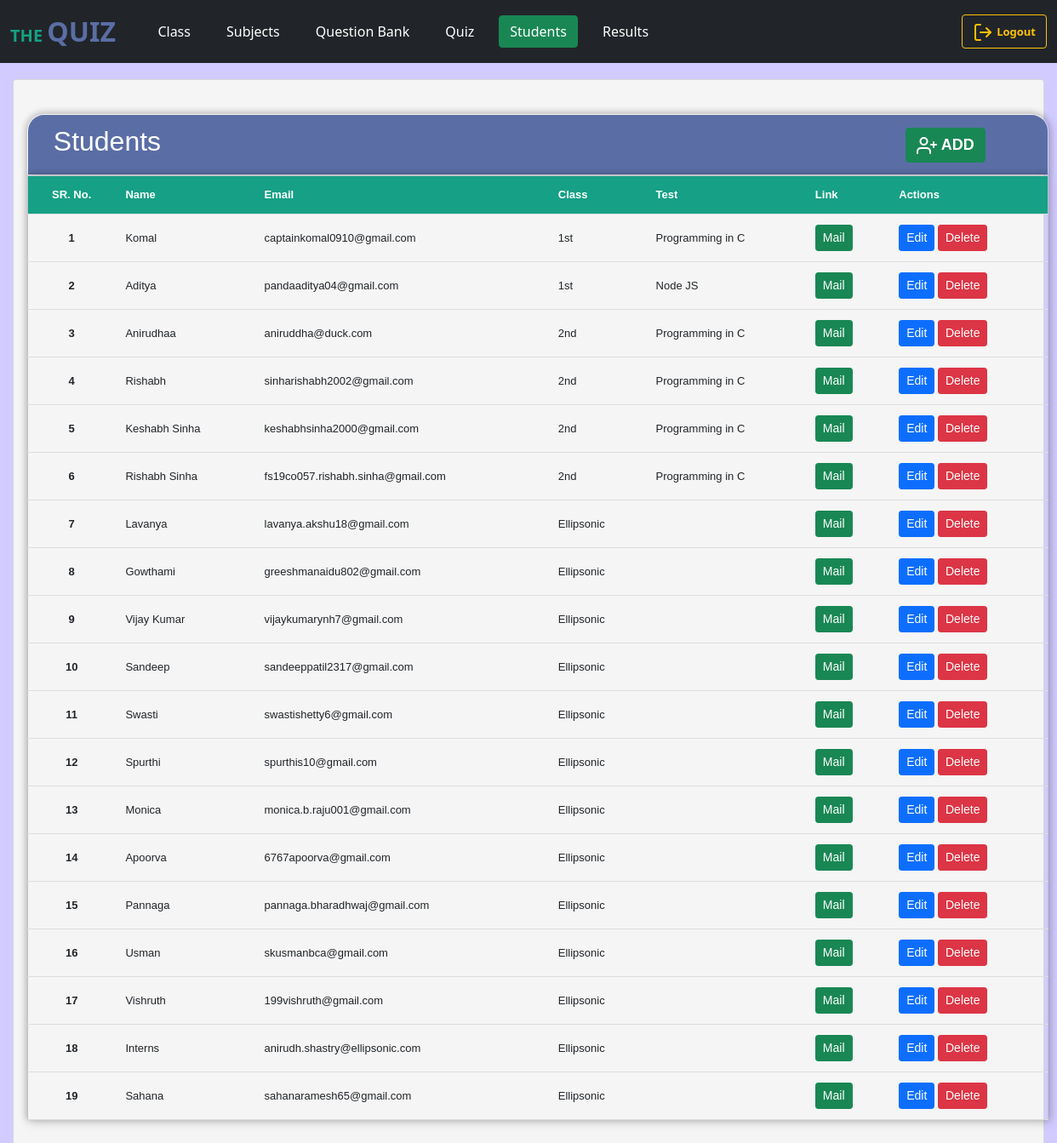
Screenshot of /admin/addstudent.php (signed in) with the database file from the repository.
### tables this page shows
CREATE TABLE `users` (
  `sno` int(11) NOT NULL,
  `username` varchar(20) NOT NULL,
  `email` varchar(50) NOT NULL,
  `password` varchar(50) NOT NULL,
  `test` varchar(20) NOT NULL,
  `quiz_subject_id` int(11) NOT NULL,
  `class_id` int(50) NOT NULL,
  `role` int(11) NOT NULL
);

CREATE TABLE `class` (
  `class_id` int(11) NOT NULL,
  `class_name` varchar(255) NOT NULL,
  `description` text NOT NULL
);

### admin/addstudent.php (the view, shortened to what this page needs)
<!doctype html>
<html lang="en">
<head>
    <link href="https://cdn.jsdelivr.net/npm/bootstrap@5.1.3/dist/css/bootstrap.min.css" rel="stylesheet"
>
</head>
<body>
    <nav class="navbar navbar-expand-lg navbar-dark bg-dark">
        <div class="container-fluid">
            <a class="navbar-brand" href="/Quiz/admin/addstudent.php"><b><font color="#16a085">THE </font><font size="6" color="#5A6EA5"> QUIZ </font></b></a> &nbsp &nbsp
            <div class="collapse navbar-collapse" id="navbarSupportedContent">
                <ul class="navbar-nav me-auto mb-2 mb-lg-0">
                <li class="nav-item">
                        <a class="nav-link active" aria-current="page" href="/Quiz/admin/add_class.php"><b><button
                                    type="button" class="btn btn-dark">Class</button></b></a>
                    </li>
                    <li class="nav-item">
                        <a class="nav-link" href="/Quiz/admin/addsubjects.php"><button type="button"
                                class="btn btn-dark">Subjects</button></a>
                    </li>
                    <li class="nav-item">
                        <a class="nav-link" href="/Quiz/admin/addquestions.php"><button type="button"
                                class="btn btn-dark">Question Bank</button></a>
                    </li>
                    <li class="nav-item">
                        <a class="nav-link" href="/Quiz/admin/addquiz.php"><button type="button"
                                class="btn btn-dark">Quiz</button></a>
                    </li>
                    <li class="nav-item">
                        <a class="nav-link active" aria-current="page" href="/Quiz/admin/addstudent.php"><b><button
                                    type="button" class="btn btn-success">Students</button></b></a>
                    </li>
                    <li class="nav-item">
                        <a class="nav-link" href="/Quiz/admin/result.php"><button type="button"
                                class="btn btn-dark">Results</button></a>
                    </li>
                </ul>
                <form action="/Quiz/logout.php" class="d-flex">
                    <button class="btn btn-outline-warning" type="submit"><i data-feather="log-out"></i>
                        <font size="2"><b> Logout</b></font>
                    </button>
                </form>
            </div>
        </div>
    </nav>
    <div class="main">
        <div class="row">
            <div class="col-md-12 mt-1">
                <div class="card mb-3 content">
                    <div class="card-body">
                        <center>
                            <br>
                            <table style="border-radius: 20px 20px 0 0; overflow: hidden; ">
                                <tbody>
                                    <tr id="title">
                                        <th width="85%">
                                            <h2>&nbsp Students</h2>
                                        </th>
                                        <th width="15%">
                                            <button class="add btn btn-success" id="" type="submit"
                                                data-bs-toggle="modal" data-bs-target="#modal">
                                                <font size="4"><i data-feather="user-plus"></i>
                                                <b> ADD</b></font>
                                            </button>
                                        </th>
                                    </tr>
                                </tbody>
                            </table>
                            <font size="2">
                                <table id="content-table" class="content-table">
                                    <thead>
                                        <tr id="header">
                                            <th scope="col">
                                                <center>SR. No.</center>
                                            </th>
                                            <th scope="col">Name</th>
                                            <th scope="col">Email</th>
                                            <th scope="col">Class</th>
                                            <th scope="col">Test</th>
                                            <th scope="col">Link</th>
                                            <th scope="col">Actions</th>
                                        </tr>
                                    </thead>
                                    <tbody>
                                        <?php
              include "Partial/dpconnect.php";
              $sql = "SELECT * FROM `users` WHERE `role`=2 ORDER BY `class_id` ASC";
              $result = mysqli_query($conn, $sql);
              $sno = 0;
              while($row = mysqli_fetch_assoc($result)){
                  $sno+=1;
                  $class_id=$row['class_id'];
                  $csql = "SELECT * FROM `class` WHERE `class_id` = '$class_id'";
                  $cresult = mysqli_query($conn, $csql);
                  $crow = mysqli_fetch_assoc($cresult);
                  $class_name= $crow['class_name'];
                  echo "<tr>
                  <th scope='row'><center>$sno</center></th>
                  <td>" . $row['username'] . "</td>
                  <td>" . $row['email'] . "</td>
                  <td>" . $class_name . "</td>
                  <td>" . $row['test'] . "</td>
                  ";
                  echo "
                  <td><button class='mail btn btn-sm btn-success'  type='submit' data-bs-toggle='modal'
                  data-bs-target='#emodal'>Mail</button> </td>
                  <td><button class='ueedit btn btn-sm btn-primary' type='submit' data-bs-toggle='modal'
                  data-bs-target='#ueedit'>Edit</button>
                  <button class='udelete btn btn-sm btn-danger' id='u".$row['sno']."' type='submit'>Delete</button></td>
              </tr>";
              }
?>
                                    </tbody>
                                </table>
                        </center>
                    </div>
                </div>
            </div>
</body>
</html>

### admin/addstudent.php (style rules this page uses)
body { background-color: rgb(209, 203, 255); }
.main { padding: 15px; font-family: Arial, Helvetica, sans-serif; }
.card { position: relative; display: flex; flex-direction: column; height: 200%; }
.content { background-color: whitesmoke; }
table { position: relative; top: 50%; border-collapse: collapse; width: 1200px; border: 1px solid #bdc3c7; box-shadow: 2px 2px 12px rgba(0, 0, 0, 0.2), -1px -1px 8px rgba(0, 0, 0, 0.2); }
tr { transition: all .2s ease-in; cursor: pointer; }
th, td { padding: 12px; text-align: left; border-bottom: 1px solid #ddd; }
#header { background-color: #16a085; color: #fff; }
#title { background-color: #5A6EA5; color: #fff; }
#content-table tbody tr:last-of-type { border-bottom: 2x solid #009879; }

### rows the page displays
users: username "Komal", email "captainkomal0910@gmail.com", class.class_name "1st", test "Programming in C"
users: username "Aditya", email "pandaaditya04@gmail.com", class.class_name "1st", test "Node JS"
users: username "Anirudhaa", email "aniruddha@duck.com", class.class_name "2nd", test "Programming in C"
users: username "Rishabh", email "sinharishabh2002@gmail.com", class.class_name "2nd", test "Programming in C"
users: username "Keshabh Sinha", email "keshabhsinha2000@gmail.com", class.class_name "2nd", test "Programming in C"
users: username "Rishabh Sinha", email "fs19co057.rishabh.sinha@gmail.com", class.class_name "2nd", test "Programming in C"
users: username "Lavanya", email "lavanya.akshu18@gmail.com", class.class_name "Ellipsonic"
users: username "Gowthami", email "greeshmanaidu802@gmail.com", class.class_name "Ellipsonic"
users: username "Vijay Kumar", email "vijaykumarynh7@gmail.com", class.class_name "Ellipsonic"
users: username "Sandeep", email "sandeeppatil2317@gmail.com", class.class_name "Ellipsonic"
users: username "Swasti", email "swastishetty6@gmail.com", class.class_name "Ellipsonic"
users: username "Spurthi", email "spurthis10@gmail.com", class.class_name "Ellipsonic"
users: username "Monica", email "monica.b.raju001@gmail.com", class.class_name "Ellipsonic"
users: username "Apoorva", email "6767apoorva@gmail.com", class.class_name "Ellipsonic"
users: username "Pannaga", email "pannaga.bharadhwaj@gmail.com", class.class_name "Ellipsonic"
users: username "Usman", email "skusmanbca@gmail.com", class.class_name "Ellipsonic"
users: username "Vishruth", email "199vishruth@gmail.com", class.class_name "Ellipsonic"
users: username "Interns", email "anirudh.shastry@ellipsonic.com", class.class_name "Ellipsonic"
users: username "Sahana", email "sahanaramesh65@gmail.com", class.class_name "Ellipsonic"
